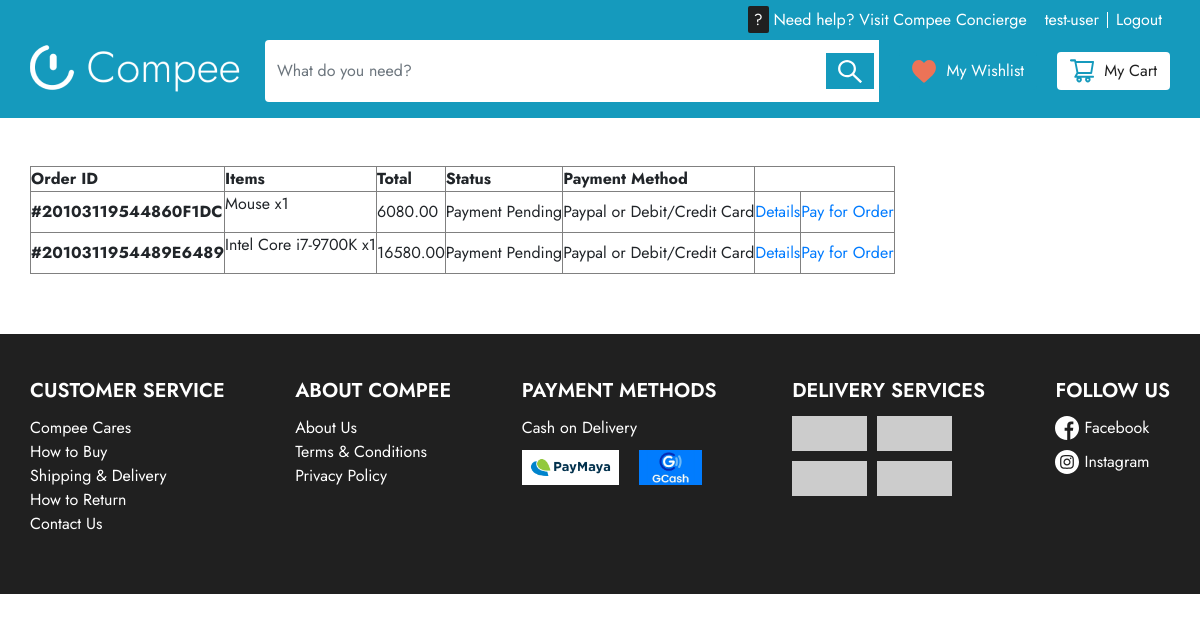
Page /my-orders (signed in) on the committed database.
### main/models.py (models this page shows, shortened)
class SiteOrder(models.Model):
    order_id = models.AutoField(primary_key=True)
    user = models.ForeignKey(User, on_delete=models.CASCADE)
    contact_no = models.CharField(max_length=15, validators=[numericCheck])
    date_placed = models.DateTimeField(default=timezone.now)
    status = models.CharField(max_length=15, choices=STATUS_CHOICES, default = ('Unfulfilled'))
    total = models.DecimalField(max_digits=10, decimal_places=2, default=0)
    payment_method = models.ForeignKey(PaymentMethod, blank=True, null=True, on_delete=models.SET_NULL)
    address_line = models.CharField(max_length=200)
    city = models.CharField(max_length=50)
    state = models.CharField(max_length=50)
    zip_code = models.PositiveSmallIntegerField()
    shipping_fee = models.ForeignKey(ShippingRate, blank=True, null=True, on_delete=models.SET_NULL)
    ref_id = models.CharField(max_length=100, blank=True, unique=True)

class OrderItem(models.Model):
    id = models.AutoField(primary_key=True)
    order = models.ForeignKey(SiteOrder, on_delete=models.CASCADE)
    product = models.ForeignKey(Product, on_delete=models.CASCADE, blank=True, null=True)
    service = models.ForeignKey(Service, on_delete=models.CASCADE, blank=True, null=True)
    quantity = models.PositiveIntegerField(default=1)
    c_cares = models.BooleanField(default=False)

class PaymentMethod(models.Model):
    id = models.AutoField(primary_key=True)
    title = models.CharField(max_length=100)
    details = models.TextField(blank=True, null=True)
    def __str__(self):
        return f'{self.title}'

### admins/models.py (models this page shows, shortened)
class Product(models.Model):
    product_id = models.AutoField(primary_key=True)
    name = models.CharField(max_length=100)
    description = models.TextField(blank=True, null=True)
    price = models.DecimalField(max_digits=10, decimal_places=2)
    discount_price = models.DecimalField(max_digits=10, decimal_places=2, blank=True, null=True)
    item_stock = models.PositiveIntegerField()
    date_created = models.DateTimeField(default=timezone.now)
    image = models.ImageField(default='default.jpg', upload_to='product_pics')
    vendor = models.ForeignKey(Vendor, on_delete=models.CASCADE)
    slug = models.SlugField(unique=True, max_length=100)
    tags = TaggableManager()

### main/views.py (the view)
# urls.py: path('my-orders', v.OrderListView.as_view(
class OrderListView(LoginRequiredMixin, ListView):
    model = SiteOrder
    def get_context_data(self, **kwargs):
        context = super(OrderListView, self).get_context_data(**kwargs)
        context['title'] = "My Orders"
        orders = SiteOrder.objects.filter(user=self.request.user).order_by('status')
        if orders:
            items = []
            for i in orders:
                items.append(OrderItem.objects.filter(order=i))
            context['orders'] = orders
            context['items'] = items
        return context

### templates/main/orders/orders.html
{% extends "base.html" %}
{% block content %}
    {% if orders %}
        <table border="1">
            <thead>
                <th>Order ID</th>
                <th>Items</th>
                <th>Total</th>
                <th>Status</th>
                <th>Payment Method</th>
            </thead>
            <tbody>
                {% for order in orders %}
                    <tr>
                        <td><strong>#{{ order.ref_id }}</strong></td>
                        <td>
                            <ul>
                                {% for set in items %}
                                    {% for item in set %}
                                        {% if item.order.order_id == order.order_id %}
                                            {% if item.product %}
                                                <li>{{ item.product.name }} x{{ item.quantity }}</li>
                                            {% else %}
                                                <li>{{ item.service.name }} x{{ item.quantity }}</li>
                                            {% endif %}
                                        {% endif %}
                                    {% endfor %}
                                {%endfor%}
                            </ul>
                        </td>
                        <td>{{ order.total }}</td>
                        <td>{{ order.status }}</td>
                        <td>{{ order.payment_method }}</td>
                        <td><a href="{% url 'order-detail-main' order.order_id %}">Details</a></td>
                        {% if order.status == "Received" %}
                            <td><a href="{% url 'add-review' order.order_id %}">Add Review</a></td>
                        {% elif order.status == "Payment Pending" %}
                            <td><a href="{% url 'payment-method' order.ref_id %}">Pay for Order</a></td>
                        {% elif order.status == "Shipped" %}
                            <td><button id="recOrder" class="btn btn-primary" value='{% url "receive-order" %}' onclick='receiveOrder({{ order.order_id }})'>Mark as Received</button></td>
                        {% elif order.status != "Cancelled"%}
                            <td><a href="{% url 'cancel-order' order.order_id %}">Cancel</a></td>
                        {% endif %}
                    </tr>
                {% endfor %}
            </tbody>
        </table>
    {% else %}
        <h3>You have no orders yet!</h3>
    {% endif %}
{% endblock content %}

### templates/partials/_navbar.html (shortened to what this page needs)
{% load static %}
<nav class="navbar navbar-expand fixed-top flex-column bg-blue">
    <div class="container">
        <div class="navbar-nav nav-top ml-md-auto d-flex align-items-center justify-content-end w-100">
            <div class="compee-cares-btn">
                <a href="{% url 'compee-concierge' %}"><span>?</span> Need help? Visit Compee Concierge</a>
            </div>
            <div class="nav-user d-flex align-items-center justify-content-end">
                {% if user.is_authenticated %}
                <a class = "nav-item nav-link" href = "{% url 'manage-account' %}">{{user.username}}</a>
                <a class = "nav-item nav-link" href = "{% url 'logout' %}">Logout</a>
                {% else %}
                <a class = "nav-item nav-link" href = "{% url 'register' %}">Sign Up</a>
                <span class="nav-divider"></span>
                <a class = "nav-item nav-link" href = "{% url 'login' %}">Login</a>
                {% endif %}
            </div>
        </div>
    </div>
    <div class="container nav-bot pb-3">
        <a class = "navbar-brand mr-4" href = "{% url 'home' %}">
          <img src="{% static 'img/logos/Compee.png'%}" alt="">
        </a>
        <div class="collapse navbar-collapse" id = "navbarToggle">
            <form class="form-inline my-2 my-lg-0 input-group search-wrapper" action="{% url 'search-bar' %}" method="GET">
              <input class="form-control" type="search" placeholder="What do you need?" aria-label="Search" name="search">
              <div class="input-group-append btn-container">
                <button class="btn btn-outline-primary my-md-2 my-sm-0" type="submit">
                    <div class="search icon"></div>
                </button>
              </div>
            </form>
        </div>
        <a href="{% url 'wishlist' %}" class="btn btn-blue d-flex justify-content-center align-items-center">
            <div class="heart icon"></div>
            <span>My Wishlist</span>
        </a>
        <a href="{% url 'cart' %}" class="btn btn-white d-flex justify-content-center align-items-center">
            <span>My Cart</span>
        </a>
    </div>
</nav>

### static/css/style.css (style rules this page uses)
* { padding: 0; margin: 0; text-decoration: none; }
html, body { height: 100%; min-width: 100%; min-height: 100%; position: relative; font-family: 'Jost', sans-serif; }
a { text-decoration: none; }
ul { list-style-type: none; }
.bg-blue { background: #159ABD; }
.nav-top a { color: #fff; }
.compee-cares-btn { margin-right: 10px; }
.compee-cares-btn span:first-child { color: white; background-color: #202020; padding: .125em .375em; border-radius: 2px; }
.search-wrapper input { border: none; height: auto; }
.nav-bot a:not(:first-child) { margin-left: 20px; }
.btn-container { background-color: #fff; padding: 5px; }
.btn-container button { border: none; background-color: #159ABD; border-radius: unset; }
.btn-blue { background-color: #159ABD; color: #fff; }
.btn-white { color: #202020; background-color: #fff; }
a.btn>.icon { margin-right: 10px; }
.icon { height: 1.5rem; width: 1.5rem; background-position: center; background-repeat: no-repeat; background-size: contain; }
.search { background-image: url('../img/icons/Search.svg'); }
.heart { background-image: url('../img/icons/Heart.svg') }
.navbar { padding: 0; }
.container { padding: 0px; }

### rows in the picture
SiteOrder: ref_id "20103119544860F1DC", total "6080.00", status "Payment Pending", payment_method "Paypal or Debit/Credit Card", shows "Pay for Order"
OrderItem: product.name "Mouse", quantity "1"
SiteOrder: ref_id "2010311954489E6489", total "16580.00", status "Payment Pending", payment_method "Paypal or Debit/Credit Card", shows "Pay for Order"
OrderItem: product.name "Intel Core i7-9700K", quantity "1"

### other values in the picture
{{ user.username }} "test-user"
